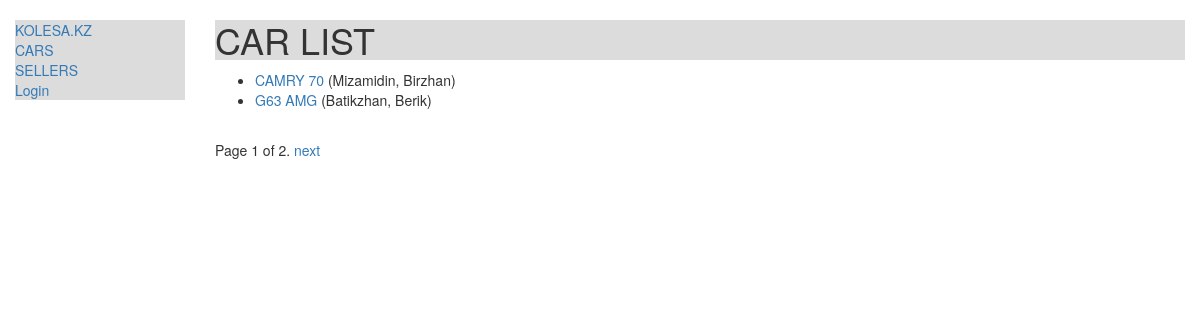
Screenshot of /mizamidin/cars/ with the database file from the repository.
### mizamidin/models.py (models this page shows, shortened)
class Car(models.Model):
    car_title = models.CharField(max_length=200)
    seller = models.ForeignKey('Seller', on_delete=models.SET_NULL, null=True)
    summary = models.TextField(max_length=1000, help_text="Enter a brief description of the car")
    isbn = models.CharField('ISBN',max_length=13, help_text='Gost Nomer')
    type = models.ManyToManyField(Type, help_text="Select a type for this car")
    price_car = models.CharField(max_length=20)
    standart = models.CharField(max_length=20)
    date_vp = models.DateField(null=True, blank=True)
    car_ava = models.ImageField(upload_to='car_avas/', null=True, blank=True)
    def display_type(self):
        return ', '.join([ type.name for type in self.type.all()[:3] ])
    display_type.short_description = 'Type'
    def get_absolute_url(self):
        return reverse('car-detail', args=[str(self.id)])
    def display_type(self):
        return ', '.join([ type.name for type in self.type.all()[:3] ])
    display_type.short_description = 'Type'

class Seller(models.Model):
    first_name = models.CharField(max_length=100)
    last_name = models.CharField(max_length=100)
    date_of_birth = models.DateField(null=True, blank=True)
    location = models.CharField(max_length=30, blank=True)
    email = models.EmailField(unique=True)
    phone = models.CharField(max_length=20)
    date_joined = models.DateTimeField(auto_now_add=True)
    is_active = models.BooleanField(default=True)
    avatar = models.ImageField(upload_to='avatars/', null=True, blank=True)
    def __str__(self):
        return '{0}, {1}'.format(self.last_name,self.first_name)

### mizamidin/views.py (the view)
# urls.py: path('cars/', views.CarListView.as_view(), name='cars'),
class CarListView(generic.ListView):
    model = Car
    paginate_by = 2

### mizamidin/templates/mizamidin/car_list.html
{% extends "base_generic.html" %}
{% block content %}
    <h1 style="background-color: gainsboro ">CAR LIST</h1>
    {% if car_list %}
    <ul>
      {% for car in car_list %}
      <li>
        <a href="{{ car.get_absolute_url }}">{{ car.car_title }}</a> ({{car.seller}})
      </li>
      {% endfor %}
    </ul>
    {% else %}
      <p>There are no cars in the Kolesa.kz</p>
    {% endif %}
{% endblock %}

### rows the page displays
Car: car_title "CAMRY 70", seller "Mizamidin, Birzhan"
Car: car_title "G63 AMG", seller "Batikzhan, Berik"

### other values shown
{{ page_obj.number }} "1"
{{ page_obj.paginator.num_pages }} "2"
